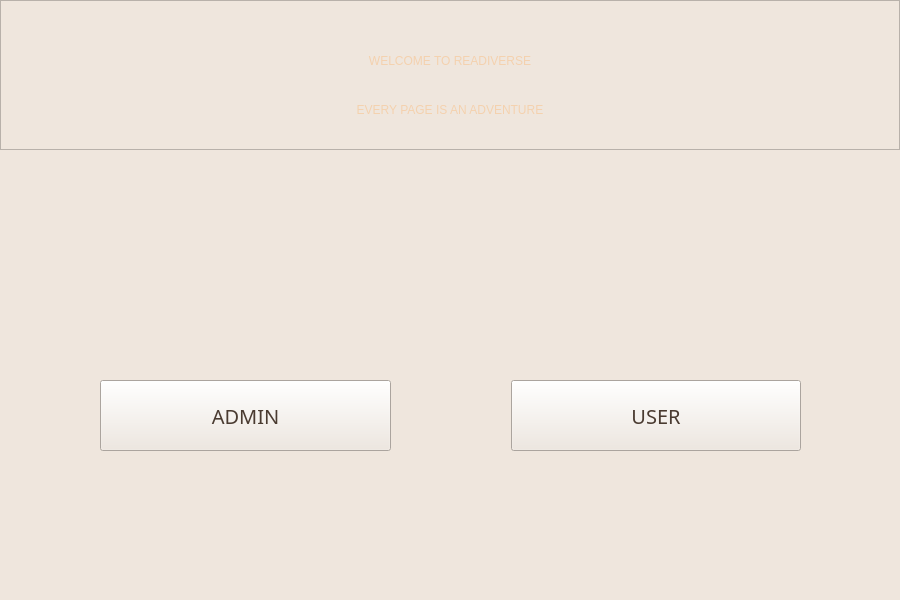
    <widget class="QWidget" name="start_page">
     <property name="sizePolicy">
      <sizepolicy hsizetype="Maximum" vsizetype="Maximum">
       <horstretch>0</horstretch>
       <verstretch>0</verstretch>
      </sizepolicy>
     </property>
     <property name="maximumSize">
      <size>
       <width>900</width>
       <height>600</height>
      </size>
     </property>
     <property name="palette">
      <palette>
       <active>
        <colorrole role="WindowText">
         <brush brushstyle="SolidPattern">
          <color alpha="255">
           <red>74</red>
           <green>59</green>
           <blue>49</blue>
          </color>
         </brush>
        </colorrole>
        <colorrole role="Button">
         <brush brushstyle="SolidPattern">
          <color alpha="255">
           <red>239</red>
           <green>230</green>
           <blue>221</blue>
          </color>
         </brush>
        </colorrole>
        <colorrole role="Light">
         <brush brushstyle="SolidPattern">
          <color alpha="255">
           <red>174</red>
           <green>194</green>
           <blue>255</blue>
          </color>
         </brush>
        </colorrole>
        <colorrole role="Midlight">
         <brush brushstyle="SolidPattern">
          <color alpha="255">
           <red>120</red>
           <green>152</green>
           <blue>246</blue>
          </color>
         </brush>
        </colorrole>
        <colorrole role="Dark">
         <brush brushstyle="SolidPattern">
          <color alpha="255">
           <red>33</red>
           <green>55</green>
           <blue>119</blue>
          </color>
         </brush>
        </colorrole>
        <colorrole role="Mid">
         <brush brushstyle="SolidPattern">
          <color alpha="255">
           <red>44</red>
           <green>73</green>
           <blue>159</blue>
          </color>
         </brush>
        </colorrole>
        <colorrole role="Text">
         <brush brushstyle="SolidPattern">
          <color alpha="255">
           <red>74</red>
           <green>59</green>
           <blue>49</blue>
          </color>
         </brush>
        </colorrole>
        <colorrole role="BrightText">
         <brush brushstyle="SolidPattern">
          <color alpha="255">
           <red>255</red>
           <green>255</green>
           <blue>255</blue>
          </color>
         </brush>
        </colorrole>
        <colorrole role="ButtonText">
         <brush brushstyle="SolidPattern">
          <color alpha="255">
           <red>74</red>
           <green>59</green>
           <blue>49</blue>
          </color>
         </brush>
        </colorrole>
        <colorrole role="Base">
         <brush brushstyle="SolidPattern">
          <color alpha="255">
           <red>239</red>
           <green>230</green>
           <blue>221</blue>
          </color>
         </brush>
        </colorrole>
        <colorrole role="Window">
         <brush brushstyle="SolidPattern">
          <color alpha="255">
           <red>239</red>
           <green>230</green>
           <blue>221</blue>
          </color>
         </brush>
        </colorrole>
        <colorrole role="Shadow">
         <brush brushstyle="SolidPattern">
          <color alpha="255">
           <red>0</red>
           <green>0</green>
           <blue>0</blue>
          </color>
         </brush>
        </colorrole>
        <colorrole role="AlternateBase">
         <brush brushstyle="SolidPattern">
          <color alpha="255">
           <red>161</red>
           <green>182</green>
           <blue>246</blue>
          </color>
         </brush>
        </colorrole>
        <colorrole role="ToolTipBase">
         <brush brushstyle="SolidPattern">
          <color alpha="255">
           <red>255</red>
           <green>255</green>
           <blue>220</blue>
          </color>
         </brush>
        </colorrole>
        <colorrole role="ToolTipText">
         <brush brushstyle="SolidPattern">
          <color alpha="255">
           <red>0</red>
           <green>0</green>
           <blue>0</blue>
          </color>
         </brush>
        </colorrole>
       </active>
       <inactive>
        <colorrole role="WindowText">
         <brush brushstyle="SolidPattern">
          <color alpha="255">
           <red>74</red>
           <green>59</green>
           <blue>49</blue>
          </color>
         </brush>
        </colorrole>
        <colorrole role="Button">
         <brush brushstyle="SolidPattern">
          <color alpha="255">
           <red>239</red>
           <green>230</green>
           <blue>221</blue>
          </color>
         </brush>
        </colorrole>
        <colorrole role="Light">
         <brush brushstyle="SolidPattern">
          <color alpha="255">
           <red>174</red>
           <green>194</green>
           <blue>255</blue>
          </color>
         </brush>
        </colorrole>
        <colorrole role="Midlight">
         <brush brushstyle="SolidPattern">
          <color alpha="255">
           <red>120</red>
           <green>152</green>
           <blue>246</blue>
          </color>
         </brush>
        </colorrole>
        <colorrole role="Dark">
         <brush brushstyle="SolidPattern">
          <color alpha="255">
           <red>33</red>
           <green>55</green>
           <blue>119</blue>
          </color>
         </brush>
        </colorrole>
        <colorrole role="Mid">
         <brush brushstyle="SolidPattern">
          <color alpha="255">
           <red>44</red>
           <green>73</green>
           <blue>159</blue>
          </color>
         </brush>
        </colorrole>
        <colorrole role="Text">
         <brush brushstyle="SolidPattern">
          <color alpha="255">
           <red>74</red>
           <green>59</green>
           <blue>49</blue>
          </color>
         </brush>
        </colorrole>
        <colorrole role="BrightText">
         <brush brushstyle="SolidPattern">
          <color alpha="255">
           <red>255</red>
           <green>255</green>
           <blue>255</blue>
          </color>
         </brush>
        </colorrole>
        <colorrole role="ButtonText">
         <brush brushstyle="SolidPattern">
          <color alpha="255">
           <red>74</red>
           <green>59</green>
           <blue>49</blue>
          </color>
         </brush>
        </colorrole>
        <colorrole role="Base">
         <brush brushstyle="SolidPattern">
          <color alpha="255">
           <red>239</red>
           <green>230</green>
           <blue>221</blue>
          </color>
         </brush>
        </colorrole>
        <colorrole role="Window">
         <brush brushstyle="SolidPattern">
          <color alpha="255">
           <red>239</red>
           <green>230</green>
           <blue>221</blue>
          </color>
         </brush>
        </colorrole>
        <colorrole role="Shadow">
         <brush brushstyle="SolidPattern">
          <color alpha="255">
           <red>0</red>
           <green>0</green>
           <blue>0</blue>
          </color>
         </brush>
        </colorrole>
        <colorrole role="AlternateBase">
         <brush brushstyle="SolidPattern">
          <color alpha="255">
           <red>161</red>
           <green>182</green>
           <blue>246</blue>
          </color>
         </brush>
        </colorrole>
        <colorrole role="ToolTipBase">
         <brush brushstyle="SolidPattern">
          <color alpha="255">
           <red>255</red>
           <green>255</green>
           <blue>220</blue>
          </color>
         </brush>
        </colorrole>
        <colorrole role="ToolTipText">
         <brush brushstyle="SolidPattern">
          <color alpha="255">
           <red>0</red>
           <green>0</green>
           <blue>0</blue>
          </color>
         </brush>
        </colorrole>
       </inactive>
       <disabled>
        <colorrole role="WindowText">
         <brush brushstyle="SolidPattern">
          <color alpha="255">
           <red>74</red>
           <green>59</green>
           <blue>49</blue>
          </color>
         </brush>
        </colorrole>
        <colorrole role="Button">
         <brush brushstyle="SolidPattern">
          <color alpha="255">
           <red>239</red>
           <green>230</green>
           <blue>221</blue>
          </color>
         </brush>
        </colorrole>
        <colorrole role="Light">
         <brush brushstyle="SolidPattern">
          <color alpha="255">
           <red>174</red>
           <green>194</green>
           <blue>255</blue>
          </color>
         </brush>
        </colorrole>
        <colorrole role="Midlight">
         <brush brushstyle="SolidPattern">
          <color alpha="255">
           <red>120</red>
           <green>152</green>
           <blue>246</blue>
          </color>
         </brush>
        </colorrole>
        <colorrole role="Dark">
         <brush brushstyle="SolidPattern">
          <color alpha="255">
           <red>33</red>
           <green>55</green>
           <blue>119</blue>
          </color>
         </brush>
        </colorrole>
        <colorrole role="Mid">
         <brush brushstyle="SolidPattern">
          <color alpha="255">
           <red>44</red>
           <green>73</green>
           <blue>159</blue>
          </color>
         </brush>
        </colorrole>
        <colorrole role="Text">
         <brush brushstyle="SolidPattern">
          <color alpha="255">
           <red>74</red>
           <green>59</green>
           <blue>49</blue>
          </color>
         </brush>
        </colorrole>
        <colorrole role="BrightText">
         <brush brushstyle="SolidPattern">
          <color alpha="255">
           <red>255</red>
           <green>255</green>
           <blue>255</blue>
          </color>
         </brush>
        </colorrole>
        <colorrole role="ButtonText">
         <brush brushstyle="SolidPattern">
          <color alpha="255">
           <red>74</red>
           <green>59</green>
           <blue>49</blue>
          </color>
         </brush>
        </colorrole>
        <colorrole role="Base">
         <brush brushstyle="SolidPattern">
          <color alpha="255">
           <red>239</red>
           <green>230</green>
           <blue>221</blue>
          </color>
         </brush>
        </colorrole>
        <colorrole role="Window">
         <brush brushstyle="SolidPattern">
          <color alpha="255">
           <red>239</red>
           <green>230</green>
           <blue>221</blue>
          </color>
         </brush>
        </colorrole>
        <colorrole role="Shadow">
         <brush brushstyle="SolidPattern">
          <color alpha="255">
           <red>0</red>
           <green>0</green>
           <blue>0</blue>
          </color>
         </brush>
        </colorrole>
        <colorrole role="AlternateBase">
         <brush brushstyle="SolidPattern">
          <color alpha="255">
           <red>67</red>
           <green>110</green>
           <blue>238</blue>
          </color>
         </brush>
        </colorrole>
        <colorrole role="ToolTipBase">
         <brush brushstyle="SolidPattern">
          <color alpha="255">
           <red>255</red>
           <green>255</green>
           <blue>220</blue>
          </color>
         </brush>
        </colorrole>
        <colorrole role="ToolTipText">
         <brush brushstyle="SolidPattern">
          <color alpha="255">
           <red>0</red>
           <green>0</green>
           <blue>0</blue>
          </color>
         </brush>
        </colorrole>
       </disabled>
      </palette>
     </property>
     <property name="styleSheet">
      <string notr="true"/>
     </property>
     <widget class="QWidget" name="horizontalLayoutWidget">
      <property name="geometry">
       <rect>
        <x>0</x>
        <y>380</y>
        <width>901</width>
        <height>71</height>
       </rect>
      </property>
      <layout class="QHBoxLayout" name="Form_role_start" stretch="0,0,0">
       <property name="spacing">
        <number>100</number>
       </property>
       <property name="sizeConstraint">
        <enum>QLayout::SetMaximumSize</enum>
       </property>
       <property name="leftMargin">
        <number>100</number>
       </property>
       <property name="rightMargin">
        <number>100</number>
       </property>
       <item>
        <widget class="QPushButton" name="Pbutton_admin">
         <property name="sizePolicy">
          <sizepolicy hsizetype="Expanding" vsizetype="Expanding">
           <horstretch>0</horstretch>
           <verstretch>0</verstretch>
          </sizepolicy>
         </property>
         <property name="font">
          <font>
           <family>Arial Black</family>
           <pointsize>15</pointsize>
           <weight>10</weight>
           <italic>false</italic>
           <bold>false</bold>
          </font>
         </property>
         <property name="autoFillBackground">
          <bool>false</bool>
         </property>
         <property name="styleSheet">
          <string notr="true"/>
         </property>
         <property name="text">
          <string>ADMIN</string>
         </property>
        </widget>
       </item>
       <item>
        <spacer name="verticalSpacer">
         <property name="orientation">
          <enum>Qt::Vertical</enum>
         </property>
         <property name="sizeHint" stdset="0">
          <size>
           <width>20</width>
           <height>40</height>
          </size>
         </property>
        </spacer>
       </item>
       <item>
        <widget class="QPushButton" name="Pbutton_user">
         <property name="sizePolicy">
          <sizepolicy hsizetype="Expanding" vsizetype="Expanding">
           <horstretch>0</horstretch>
           <verstretch>0</verstretch>
          </sizepolicy>
         </property>
         <property name="font">
          <font>
           <family>Arial Black</family>
           <pointsize>15</pointsize>
           <weight>10</weight>
           <italic>false</italic>
           <bold>false</bold>
          </font>
         </property>
         <property name="autoFillBackground">
          <bool>false</bool>
         </property>
         <property name="styleSheet">
          <string notr="true"/>
         </property>
         <property name="text">
          <string>USER</string>
         </property>
        </widget>
       </item>
      </layout>
     </widget>
     <widget class="QGraphicsView" name="graphicsView">
      <property name="geometry">
       <rect>
        <x>0</x>
        <y>0</y>
        <width>900</width>
        <height>150</height>
       </rect>
      </property>
     </widget>
     <widget class="QLabel" name="label_2">
      <property name="geometry">
       <rect>
        <x>0</x>
        <y>40</y>
        <width>900</width>
        <height>41</height>
       </rect>
      </property>
      <property name="styleSheet">
       <string notr="true">color: rgb(244, 209, 174);
font: 87 30pt &quot;Arial Black&quot;;</string>
      </property>
      <property name="text">
       <string>WELCOME TO READIVERSE</string>
      </property>
      <property name="alignment">
       <set>Qt::AlignCenter</set>
      </property>
     </widget>
     <widget class="QLabel" name="label_3">
      <property name="geometry">
       <rect>
        <x>0</x>
        <y>90</y>
        <width>900</width>
        <height>40</height>
       </rect>
      </property>
      <property name="styleSheet">
       <string notr="true">color: rgb(244, 209, 174);
font: 87 20pt &quot;Arial Black&quot;;</string>
      </property>
      <property name="text">
       <string>EVERY PAGE IS AN ADVENTURE</string>
      </property>
      <property name="alignment">
       <set>Qt::AlignCenter</set>
      </property>
     </widget>
     <widget class="QLabel" name="background">
      <property name="geometry">
       <rect>
        <x>0</x>
        <y>0</y>
        <width>900</width>
        <height>600</height>
       </rect>
      </property>
      <property name="text">
       <string/>
      </property>
      <property name="pixmap">
       <pixmap>:/images/images/Background.png</pixmap>
      </property>
     </widget>
     <zorder>background</zorder>
     <zorder>horizontalLayoutWidget</zorder>
     <zorder>graphicsView</zorder>
     <zorder>label_2</zorder>
     <zorder>label_3</zorder>
    </widget>
